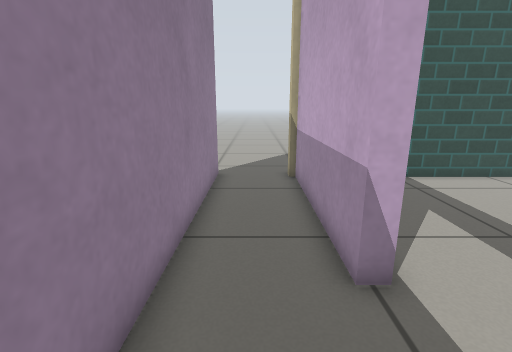
View 1 (above)

16 first-person views from a walk through a robot-simulator world made for Gazebo. The camera is 0.74 m above the floor, tilts 14° down and sees 85° across. The floor is counted in squares, 0.25 m on a side. Each view is taken from the middle of a square. On the plan, view 1 faces up. The plan holds only what a view shows up to about 20 squares ahead; the rest is blank. Simple patterns stand in for the simulator's built-in surfaces.

View 2
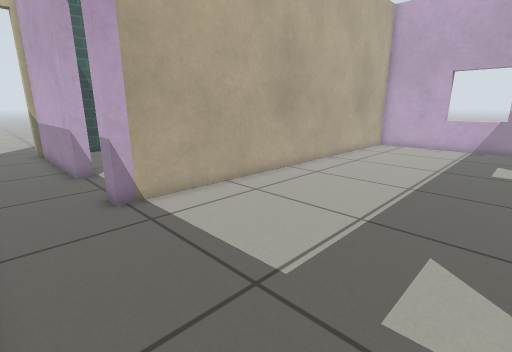

View 3
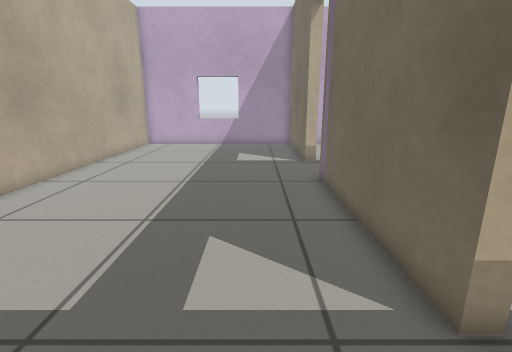

View 4
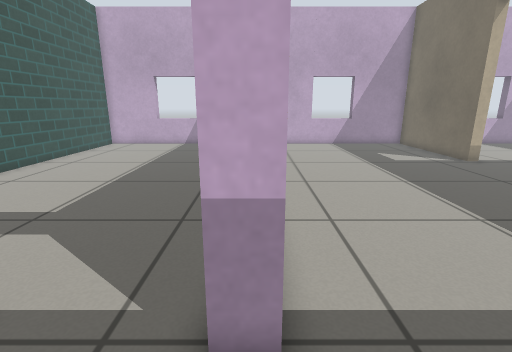

View 5
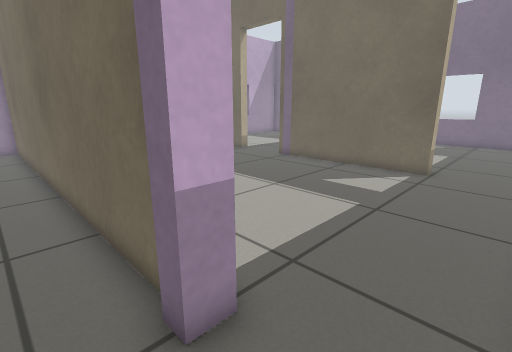

View 6
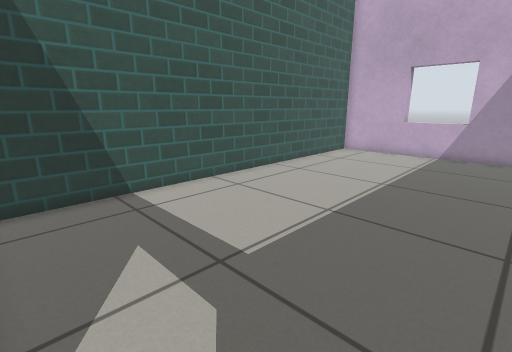

View 7
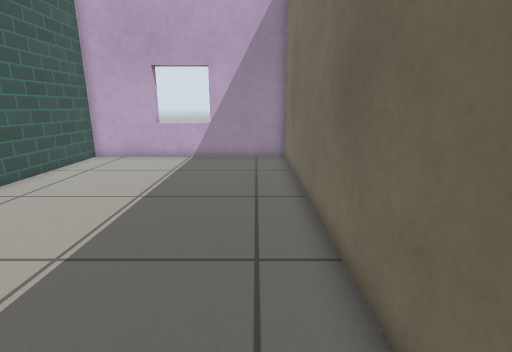

View 8
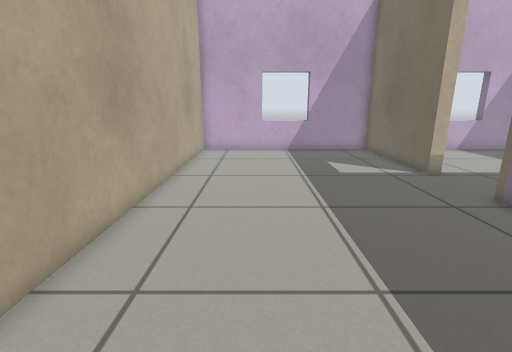

View 9
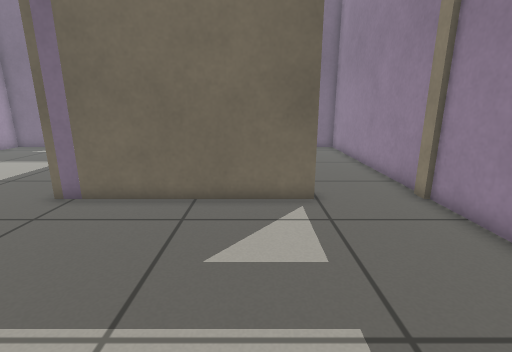

View 10
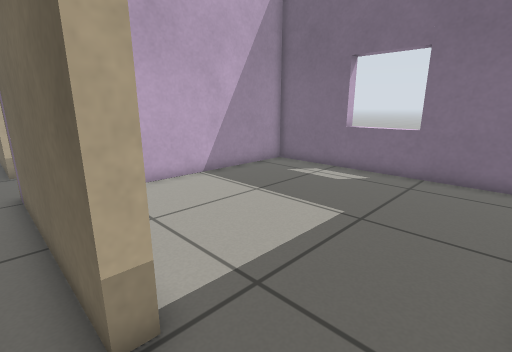

View 11
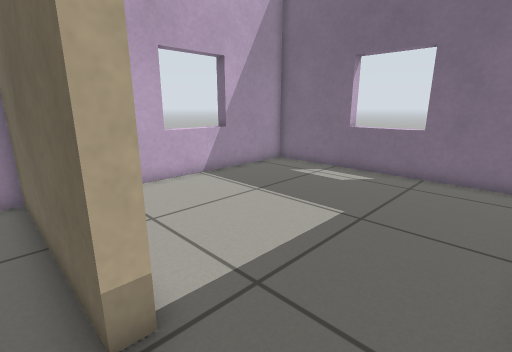

View 12
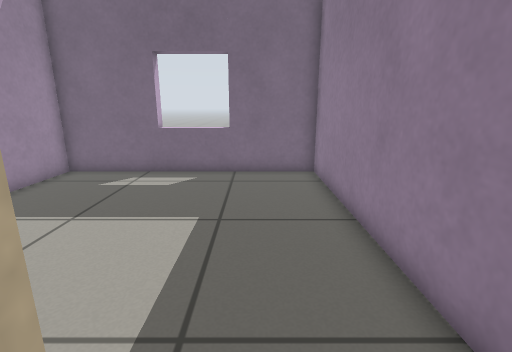

View 13
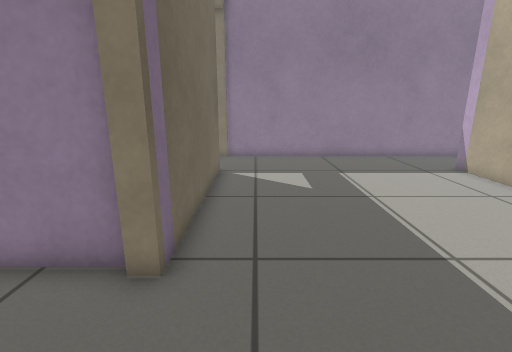

View 14
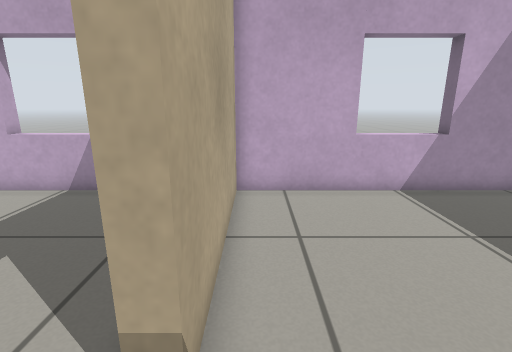

View 15
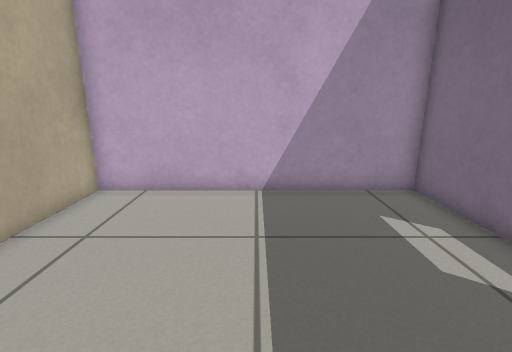

View 16
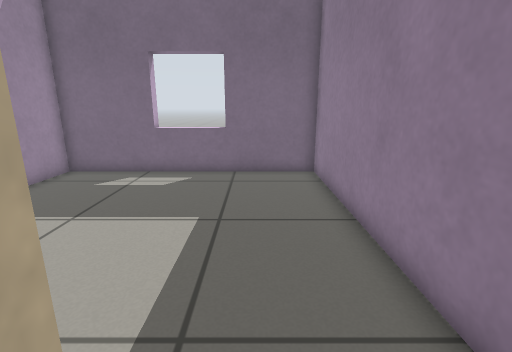

### Floor plan
Points are (right, up) in squares from view 1. A wall is a line through its corners. A room is listed if a view was taken in it or the views show most of it. See-through windows are left out.
Room 1 (views 1, 2, 3, 4, 5, 8, 9, 10, 11, 12, 13, 16)
walls: (14.2, -11.7) (21.7, -11.7) (21.7, -0.3) (1.7, -0.3) (1.7, 0.6); (2.1, -11.7) (10.6, -11.7); (1.7, 4.2) (1.7, 11.8); (-1.7, 12.4) (-1.7, -11.7)
ways out: open door at (2, 2.5) to room 2; open door at (12.5, -12) to room 3; open door at (0.5, -12) to room 4; open door at (-0.5, 12)
Room 2 (views 6, 7)
walls: (2.9, 0.3) (21.7, 0.3) (21.7, 11.7) (3.1, 11.7)
ways out: open door at (2, 2.5) to room 1
Room 3 (view 14)
walls: (10.3, -12.4) (10.3, -23.7) (21.7, -23.7) (21.7, -12.3) (14.2, -12.3)
ways out: open door at (12.5, -12) to room 1
Room 4 (view 15)
walls: (-1.7, -12.6) (-1.7, -23.7) (9.7, -23.7) (9.7, -12.3) (5.8, -12.3)
ways out: open door at (0.5, -12) to room 1

Where each view was taken, in squares from view 1:
view 1: 0 up, 0 right, facing up
view 2: 9 down, 1 left, facing up-right
view 3: 9 down, 1 left, facing right
view 4: 0 up, 1 left, facing right
view 5: 2 up, 1 left, facing down-right
view 6: 2 up, 3 right, facing up-right
view 7: 2 up, 5 right, facing right
view 8: 4 down, 2 right, facing right
view 9: 3 down, 4 right, facing down
view 10: 11 down, 1 left, facing down-right
view 11: 11 down, 11 right, facing down-right
view 12: 11 down, 13 right, facing down
view 13: 10 down, 15 right, facing left
view 14: 13 down, 12 right, facing right
view 15: 18 down, 0 right, facing right
view 16: 11 down, 1 right, facing down
